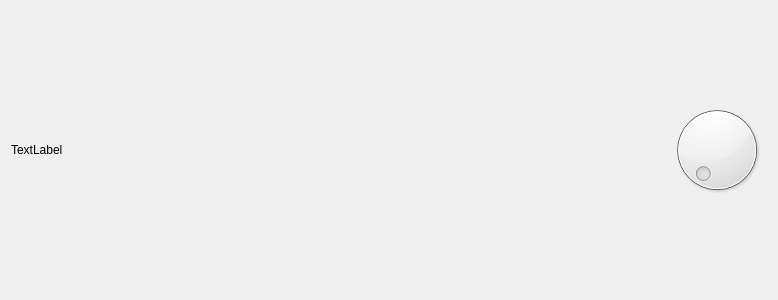
<?xml version="1.0" encoding="UTF-8"?>
<ui version="4.0">
 <class>DenonCtrl</class>
 <widget class="QWidget" name="DenonCtrl">
  <property name="geometry">
   <rect>
    <x>0</x>
    <y>0</y>
    <width>778</width>
    <height>300</height>
   </rect>
  </property>
  <property name="sizePolicy">
   <sizepolicy hsizetype="Expanding" vsizetype="Preferred">
    <horstretch>0</horstretch>
    <verstretch>0</verstretch>
   </sizepolicy>
  </property>
  <property name="minimumSize">
   <size>
    <width>0</width>
    <height>150</height>
   </size>
  </property>
  <property name="windowTitle">
   <string>Form</string>
  </property>
  <layout class="QVBoxLayout" name="verticalLayout">
   <item>
    <layout class="QHBoxLayout" name="horizontalLayout">
     <item>
      <widget class="QLabel" name="display">
       <property name="minimumSize">
        <size>
         <width>400</width>
         <height>0</height>
        </size>
       </property>
       <property name="text">
        <string>TextLabel</string>
       </property>
      </widget>
     </item>
     <item>
      <spacer name="horizontalSpacer">
       <property name="orientation">
        <enum>Qt::Horizontal</enum>
       </property>
       <property name="sizeHint" stdset="0">
        <size>
         <width>40</width>
         <height>20</height>
        </size>
       </property>
      </spacer>
     </item>
     <item>
      <widget class="QDial" name="volume"/>
     </item>
    </layout>
   </item>
  </layout>
 </widget>
 <resources/>
 <connections/>
</ui>
